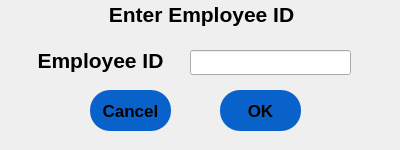
<?xml version="1.0" encoding="UTF-8"?>
<ui version="4.0">
 <class>Dialog_release</class>
 <widget class="QDialog" name="Dialog_release">
  <property name="windowModality">
   <enum>Qt::ApplicationModal</enum>
  </property>
  <property name="geometry">
   <rect>
    <x>0</x>
    <y>0</y>
    <width>400</width>
    <height>150</height>
   </rect>
  </property>
  <property name="minimumSize">
   <size>
    <width>400</width>
    <height>150</height>
   </size>
  </property>
  <property name="maximumSize">
   <size>
    <width>400</width>
    <height>150</height>
   </size>
  </property>
  <property name="palette">
   <palette>
    <active>
     <colorrole role="WindowText">
      <brush brushstyle="SolidPattern">
       <color alpha="255">
        <red>255</red>
        <green>255</green>
        <blue>255</blue>
       </color>
      </brush>
     </colorrole>
     <colorrole role="ButtonText">
      <brush brushstyle="SolidPattern">
       <color alpha="255">
        <red>255</red>
        <green>255</green>
        <blue>255</blue>
       </color>
      </brush>
     </colorrole>
     <colorrole role="Window">
      <brush brushstyle="SolidPattern">
       <color alpha="255">
        <red>10</red>
        <green>42</green>
        <blue>78</blue>
       </color>
      </brush>
     </colorrole>
    </active>
    <inactive>
     <colorrole role="WindowText">
      <brush brushstyle="SolidPattern">
       <color alpha="255">
        <red>0</red>
        <green>0</green>
        <blue>0</blue>
       </color>
      </brush>
     </colorrole>
     <colorrole role="ButtonText">
      <brush brushstyle="SolidPattern">
       <color alpha="255">
        <red>0</red>
        <green>0</green>
        <blue>0</blue>
       </color>
      </brush>
     </colorrole>
     <colorrole role="Window">
      <brush brushstyle="SolidPattern">
       <color alpha="255">
        <red>239</red>
        <green>239</green>
        <blue>239</blue>
       </color>
      </brush>
     </colorrole>
    </inactive>
    <disabled>
     <colorrole role="WindowText">
      <brush brushstyle="SolidPattern">
       <color alpha="255">
        <red>190</red>
        <green>190</green>
        <blue>190</blue>
       </color>
      </brush>
     </colorrole>
     <colorrole role="ButtonText">
      <brush brushstyle="SolidPattern">
       <color alpha="255">
        <red>190</red>
        <green>190</green>
        <blue>190</blue>
       </color>
      </brush>
     </colorrole>
     <colorrole role="Window">
      <brush brushstyle="SolidPattern">
       <color alpha="255">
        <red>10</red>
        <green>42</green>
        <blue>78</blue>
       </color>
      </brush>
     </colorrole>
    </disabled>
   </palette>
  </property>
  <property name="font">
   <font>
    <family>Arial</family>
   </font>
  </property>
  <property name="focusPolicy">
   <enum>Qt::ClickFocus</enum>
  </property>
  <property name="windowTitle">
   <string>Dialog</string>
  </property>
  <property name="autoFillBackground">
   <bool>true</bool>
  </property>
  <property name="modal">
   <bool>true</bool>
  </property>
  <widget class="QLineEdit" name="lineEdit">
   <property name="geometry">
    <rect>
     <x>190</x>
     <y>50</y>
     <width>161</width>
     <height>25</height>
    </rect>
   </property>
   <property name="font">
    <font>
     <family>Arial</family>
     <pointsize>14</pointsize>
    </font>
   </property>
   <property name="text">
    <string/>
   </property>
   <property name="alignment">
    <set>Qt::AlignCenter</set>
   </property>
  </widget>
  <widget class="QLabel" name="label">
   <property name="geometry">
    <rect>
     <x>20</x>
     <y>40</y>
     <width>161</width>
     <height>41</height>
    </rect>
   </property>
   <property name="font">
    <font>
     <family>Arial</family>
     <pointsize>16</pointsize>
     <bold>true</bold>
    </font>
   </property>
   <property name="text">
    <string>Employee ID</string>
   </property>
   <property name="alignment">
    <set>Qt::AlignCenter</set>
   </property>
  </widget>
  <widget class="QPushButton" name="cancel_btn">
   <property name="geometry">
    <rect>
     <x>90</x>
     <y>90</y>
     <width>81</width>
     <height>41</height>
    </rect>
   </property>
   <property name="palette">
    <palette>
     <active>
      <colorrole role="Button">
       <brush brushstyle="SolidPattern">
        <color alpha="255">
         <red>8</red>
         <green>98</green>
         <blue>202</blue>
        </color>
       </brush>
      </colorrole>
      <colorrole role="ButtonText">
       <brush brushstyle="SolidPattern">
        <color alpha="255">
         <red>238</red>
         <green>238</green>
         <blue>236</blue>
        </color>
       </brush>
      </colorrole>
      <colorrole role="Base">
       <brush brushstyle="SolidPattern">
        <color alpha="255">
         <red>8</red>
         <green>98</green>
         <blue>202</blue>
        </color>
       </brush>
      </colorrole>
      <colorrole role="Window">
       <brush brushstyle="SolidPattern">
        <color alpha="255">
         <red>8</red>
         <green>98</green>
         <blue>202</blue>
        </color>
       </brush>
      </colorrole>
     </active>
     <inactive>
      <colorrole role="Button">
       <brush brushstyle="SolidPattern">
        <color alpha="255">
         <red>8</red>
         <green>98</green>
         <blue>202</blue>
        </color>
       </brush>
      </colorrole>
      <colorrole role="ButtonText">
       <brush brushstyle="SolidPattern">
        <color alpha="255">
         <red>0</red>
         <green>0</green>
         <blue>0</blue>
        </color>
       </brush>
      </colorrole>
      <colorrole role="Base">
       <brush brushstyle="SolidPattern">
        <color alpha="255">
         <red>8</red>
         <green>98</green>
         <blue>202</blue>
        </color>
       </brush>
      </colorrole>
      <colorrole role="Window">
       <brush brushstyle="SolidPattern">
        <color alpha="255">
         <red>8</red>
         <green>98</green>
         <blue>202</blue>
        </color>
       </brush>
      </colorrole>
     </inactive>
     <disabled>
      <colorrole role="Button">
       <brush brushstyle="SolidPattern">
        <color alpha="255">
         <red>8</red>
         <green>98</green>
         <blue>202</blue>
        </color>
       </brush>
      </colorrole>
      <colorrole role="ButtonText">
       <brush brushstyle="SolidPattern">
        <color alpha="255">
         <red>190</red>
         <green>190</green>
         <blue>190</blue>
        </color>
       </brush>
      </colorrole>
      <colorrole role="Base">
       <brush brushstyle="SolidPattern">
        <color alpha="255">
         <red>8</red>
         <green>98</green>
         <blue>202</blue>
        </color>
       </brush>
      </colorrole>
      <colorrole role="Window">
       <brush brushstyle="SolidPattern">
        <color alpha="255">
         <red>8</red>
         <green>98</green>
         <blue>202</blue>
        </color>
       </brush>
      </colorrole>
     </disabled>
    </palette>
   </property>
   <property name="font">
    <font>
     <family>Ubuntu</family>
     <pointsize>13</pointsize>
     <bold>true</bold>
    </font>
   </property>
   <property name="styleSheet">
    <string notr="true">QPushButton {   
font-style:&quot;Arial&quot;;
font-color=&quot;yello&quot;;
 background-color: rgb(8, 98, 202);
 border-style: solid;
 border-width:1px;
 border-radius:20px;
 border-color:  rgb(11, 42, 78);
border:2px groove gray;
padding:2px 4px;
 border: none;}</string>
   </property>
   <property name="text">
    <string>Cancel</string>
   </property>
  </widget>
  <widget class="QPushButton" name="ok_btn">
   <property name="geometry">
    <rect>
     <x>220</x>
     <y>90</y>
     <width>81</width>
     <height>41</height>
    </rect>
   </property>
   <property name="palette">
    <palette>
     <active>
      <colorrole role="Button">
       <brush brushstyle="SolidPattern">
        <color alpha="255">
         <red>8</red>
         <green>98</green>
         <blue>202</blue>
        </color>
       </brush>
      </colorrole>
      <colorrole role="ButtonText">
       <brush brushstyle="SolidPattern">
        <color alpha="255">
         <red>238</red>
         <green>238</green>
         <blue>236</blue>
        </color>
       </brush>
      </colorrole>
      <colorrole role="Base">
       <brush brushstyle="SolidPattern">
        <color alpha="255">
         <red>8</red>
         <green>98</green>
         <blue>202</blue>
        </color>
       </brush>
      </colorrole>
      <colorrole role="Window">
       <brush brushstyle="SolidPattern">
        <color alpha="255">
         <red>8</red>
         <green>98</green>
         <blue>202</blue>
        </color>
       </brush>
      </colorrole>
     </active>
     <inactive>
      <colorrole role="Button">
       <brush brushstyle="SolidPattern">
        <color alpha="255">
         <red>8</red>
         <green>98</green>
         <blue>202</blue>
        </color>
       </brush>
      </colorrole>
      <colorrole role="ButtonText">
       <brush brushstyle="SolidPattern">
        <color alpha="255">
         <red>0</red>
         <green>0</green>
         <blue>0</blue>
        </color>
       </brush>
      </colorrole>
      <colorrole role="Base">
       <brush brushstyle="SolidPattern">
        <color alpha="255">
         <red>8</red>
         <green>98</green>
         <blue>202</blue>
        </color>
       </brush>
      </colorrole>
      <colorrole role="Window">
       <brush brushstyle="SolidPattern">
        <color alpha="255">
         <red>8</red>
         <green>98</green>
         <blue>202</blue>
        </color>
       </brush>
      </colorrole>
     </inactive>
     <disabled>
      <colorrole role="Button">
       <brush brushstyle="SolidPattern">
        <color alpha="255">
         <red>8</red>
         <green>98</green>
         <blue>202</blue>
        </color>
       </brush>
      </colorrole>
      <colorrole role="ButtonText">
       <brush brushstyle="SolidPattern">
        <color alpha="255">
         <red>190</red>
         <green>190</green>
         <blue>190</blue>
        </color>
       </brush>
      </colorrole>
      <colorrole role="Base">
       <brush brushstyle="SolidPattern">
        <color alpha="255">
         <red>8</red>
         <green>98</green>
         <blue>202</blue>
        </color>
       </brush>
      </colorrole>
      <colorrole role="Window">
       <brush brushstyle="SolidPattern">
        <color alpha="255">
         <red>8</red>
         <green>98</green>
         <blue>202</blue>
        </color>
       </brush>
      </colorrole>
     </disabled>
    </palette>
   </property>
   <property name="font">
    <font>
     <family>Arial</family>
     <pointsize>13</pointsize>
     <bold>true</bold>
    </font>
   </property>
   <property name="styleSheet">
    <string notr="true">QPushButton {   
font-style:&quot;Arial&quot;;
font-color=&quot;yello&quot;;
 background-color: rgb(8, 98, 202);
 border-style: solid;
 border-width:1px;
 border-radius:20px;
 border-color:  rgb(11, 42, 78);
border:2px groove gray;
padding:2px 4px;
 border: none;}</string>
   </property>
   <property name="text">
    <string>OK</string>
   </property>
  </widget>
  <widget class="QLabel" name="label_2">
   <property name="geometry">
    <rect>
     <x>-4</x>
     <y>-1</y>
     <width>411</width>
     <height>31</height>
    </rect>
   </property>
   <property name="palette">
    <palette>
     <active>
      <colorrole role="Window">
       <brush brushstyle="SolidPattern">
        <color alpha="255">
         <red>8</red>
         <green>98</green>
         <blue>202</blue>
        </color>
       </brush>
      </colorrole>
     </active>
     <inactive>
      <colorrole role="Window">
       <brush brushstyle="SolidPattern">
        <color alpha="255">
         <red>239</red>
         <green>239</green>
         <blue>239</blue>
        </color>
       </brush>
      </colorrole>
     </inactive>
     <disabled>
      <colorrole role="Window">
       <brush brushstyle="SolidPattern">
        <color alpha="255">
         <red>8</red>
         <green>98</green>
         <blue>202</blue>
        </color>
       </brush>
      </colorrole>
     </disabled>
    </palette>
   </property>
   <property name="font">
    <font>
     <family>Arial</family>
     <pointsize>16</pointsize>
     <bold>true</bold>
    </font>
   </property>
   <property name="autoFillBackground">
    <bool>true</bool>
   </property>
   <property name="text">
    <string>Enter Employee ID</string>
   </property>
   <property name="alignment">
    <set>Qt::AlignCenter</set>
   </property>
  </widget>
 </widget>
 <resources/>
 <connections/>
</ui>
